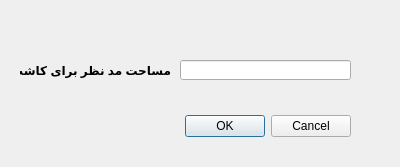
<?xml version="1.0" encoding="UTF-8"?>
<ui version="4.0">
 <class>DialogGandomPlanting</class>
 <widget class="QDialog" name="DialogGandomPlanting">
  <property name="geometry">
   <rect>
    <x>0</x>
    <y>0</y>
    <width>400</width>
    <height>167</height>
   </rect>
  </property>
  <property name="windowTitle">
   <string>Dialog</string>
  </property>
  <widget class="QDialogButtonBox" name="buttonBox">
   <property name="geometry">
    <rect>
     <x>10</x>
     <y>110</y>
     <width>341</width>
     <height>32</height>
    </rect>
   </property>
   <property name="orientation">
    <enum>Qt::Horizontal</enum>
   </property>
   <property name="standardButtons">
    <set>QDialogButtonBox::Cancel|QDialogButtonBox::Ok</set>
   </property>
  </widget>
  <widget class="QLabel" name="label">
   <property name="geometry">
    <rect>
     <x>20</x>
     <y>60</y>
     <width>151</width>
     <height>21</height>
    </rect>
   </property>
   <property name="font">
    <font>
     <weight>75</weight>
     <bold>true</bold>
    </font>
   </property>
   <property name="text">
    <string>مساحت مد نظر برای کاشت</string>
   </property>
  </widget>
  <widget class="QLineEdit" name="lineEdit">
   <property name="geometry">
    <rect>
     <x>180</x>
     <y>60</y>
     <width>171</width>
     <height>20</height>
    </rect>
   </property>
  </widget>
 </widget>
 <resources/>
 <connections>
  <connection>
   <sender>buttonBox</sender>
   <signal>accepted()</signal>
   <receiver>DialogGandomPlanting</receiver>
   <slot>accept()</slot>
   <hints>
    <hint type="sourcelabel">
     <x>248</x>
     <y>254</y>
    </hint>
    <hint type="destinationlabel">
     <x>157</x>
     <y>274</y>
    </hint>
   </hints>
  </connection>
  <connection>
   <sender>buttonBox</sender>
   <signal>rejected()</signal>
   <receiver>DialogGandomPlanting</receiver>
   <slot>reject()</slot>
   <hints>
    <hint type="sourcelabel">
     <x>316</x>
     <y>260</y>
    </hint>
    <hint type="destinationlabel">
     <x>286</x>
     <y>274</y>
    </hint>
   </hints>
  </connection>
 </connections>
</ui>
